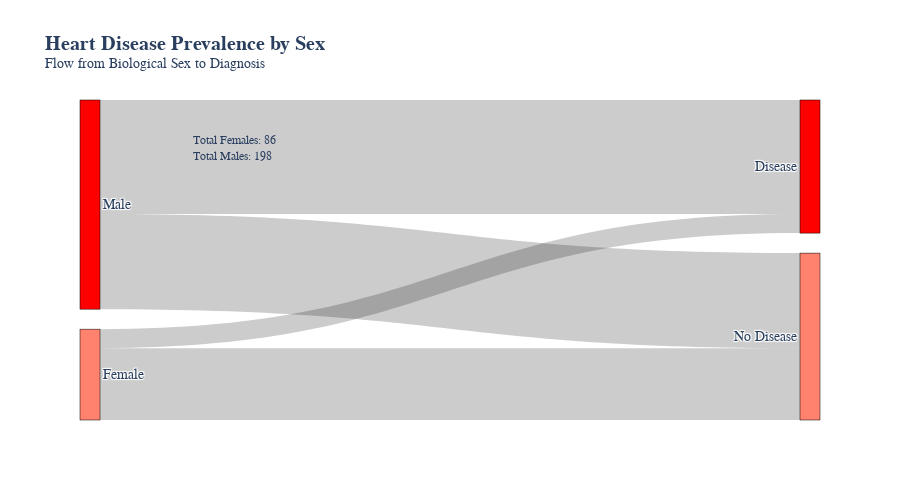

Notebook code for this chart:
### Markdown cell above
##### i. sex and heart disease (target) - Sankey Diagram

### Code cell
# Prepare the data
sex_to_target = df.groupby(['sex', 'target']).size().reset_index(name='count')

# Map numeric values to labels
sex_labels = {0: 'Female', 1: 'Male'}
target_labels = {0: 'No Disease', 1: 'Disease'}

# Create nodes and links
nodes = list(sex_labels.values()) + list(target_labels.values())
source_indices = sex_to_target['sex'].apply(lambda x: list(sex_labels.keys()).index(x))
target_indices = sex_to_target['target'].apply(lambda x: len(sex_labels) + list(target_labels.keys()).index(x))

fig = go.Figure(go.Sankey(
    arrangement="snap",
    node=dict(
        pad=20,
        thickness=20,
        line=dict(color="black", width=0.5),
        label=nodes,
        color=["#ff826e", "red", "#ff826e", "red"]  # Female, Male, No Disease, Disease
    ),
    link=dict(
        source=source_indices,
        target=target_indices,
        value=sex_to_target['count'],
        hovertemplate='%{source.label} → %{target.label}: %{value} patients<extra></extra>'
    )
))

# Add clinical annotations
annotations = [
    dict(
        x=0.15, y=0.9,
        xref="paper", yref="paper",
        text=f"Total Females: {len(df[df['sex']==0])}",
        showarrow=False,
        font=dict(size=12)
    ),
    dict(
        x=0.15, y=0.85,
        xref="paper", yref="paper",
        text=f"Total Males: {len(df[df['sex']==1])}",
        showarrow=False,
        font=dict(size=12)
    )
]

fig.update_layout(
    title_text="<b>Heart Disease Prevalence by Sex</b><br><sup>Flow from Biological Sex to Diagnosis</sup>",
    font=dict(size=14, family="Arial"),
    hovermode="x",
    annotations=annotations,
    height=500
)
female_risk = len(df[(df['sex']==0) & (df['target']==1)]) / len(df[df['sex']==0])
male_risk = len(df[(df['sex']==1) & (df['target']==1)]) / len(df[df['sex']==1])

print(f"Clinical Risk Ratio:\nMales are {male_risk/female_risk:.1f}x more likely to develop heart disease than females")
fig.show()

### Figure 1 — Plotly figure (JSON) as saved in the notebook; plotly's stock layout.template omitted (floating-point values rounded to 4 significant figures)
{"data": [{"arrangement": "snap", "link": {"hovertemplate": "%{source.label} → %{target.label}: %{value} patients<extra></extra>", "source": [0, 0, 1, 1], "target": [2, 3, 2, 3], "value": [68, 18, 90, 108]}, "node": {"color": ["#ff826e", "red", "#ff826e", "red"], "label": ["Female", "Male", "No Disease", "Disease"], "line": {"color": "black", "width": 0.5}, "pad": 20, "thickness": 20}, "type": "sankey"}], "layout": {"annotations": [{"font": {"size": 12}, "showarrow": false, "text": "Total Females: 86", "x": 0.15, "xref": "paper", "y": 0.9, "yref": "paper"}, {"font": {"size": 12}, "showarrow": false, "text": "Total Males: 198", "x": 0.15, "xref": "paper", "y": 0.85, "yref": "paper"}], "font": {"family": "Arial", "size": 14}, "height": 500, "hovermode": "x", "title": {"text": "<b>Heart Disease Prevalence by Sex</b><br><sup>Flow from Biological Sex to Diagnosis</sup>"}}}
